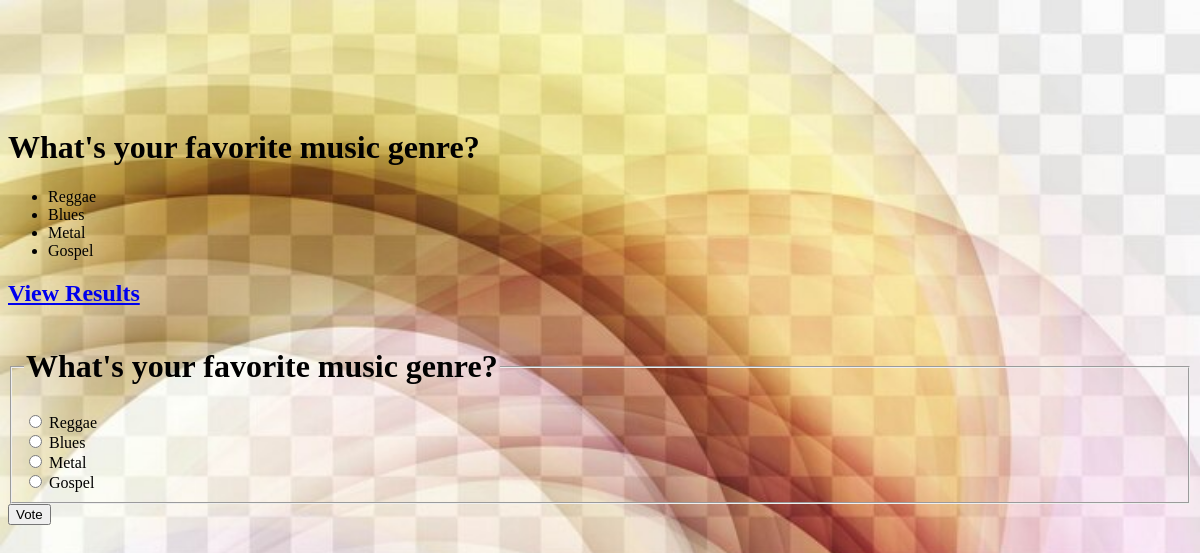
Screenshot of /myapp/1/ with the database file from the repository.
### myapp/models.py (models this page shows, shortened)
class Question(models.Model):
    question_text = models.CharField(max_length=250)
    pub_date = models.DateTimeField("date published")

class Choice(models.Model):
    question = models.ForeignKey(Question, on_delete=models.CASCADE)
    choice_text = models.CharField(max_length=250)
    votes = models.IntegerField(default=0)

### myapp/views.py (the view)
# urls.py: path("<int:pk>/", views.DetailView.as_view(), name="detail"),
class DetailView(generic.DetailView):
    model = Question
    template_name = "polls/detail.html"

### myapp/templates/polls/detail.html (shortened to what this page needs)
{% load static %}
<!DOCTYPE html>
<html lang="en">
  <head>
    <link rel="stylesheet" href="{% static 'polls/style.css' %}">
  </head>
  <body>
    <h1>{{ question.question_text }}</h1>
        <ul>
        {% for choice in question.choice_set.all %}
            <li>{{ choice.choice_text }}</li>
        {% endfor %}
        </ul>
        <a href="{% url 'myapp:results' question.id %}"><strong><h2>View Results</h2></strong></a>
        <form action="{% url 'myapp:vote' question.id %}" method="post">
            <fieldset>
                <legend><h1>{{ question.question_text }}</h1></legend>
                {% for choice in question.choice_set.all %}
                    <input type="radio" name="choice" id="choice{{ forloop.counter }}" value="{{ choice.id }}">
                    <label for="choice{{ forloop.counter }}">{{ choice.choice_text }}</label><br>
                {% endfor %}
            </fieldset>
            <input type="submit" value="Vote">
            </form>
  </body>
</html>

### myapp/static/polls/style.css (style rules this page uses)
h1 { color:black; }
body { background: white url("../images/background.jpg") 50% 0 no-repeat; height: 650px; padding: 100px 0 0 0; background-size: cover; }

### rows the page displays
Question: question_text "What's your favorite music genre?"
Choice: choice_text "Reggae"
Choice: choice_text "Blues"
Choice: choice_text "Metal"
Choice: choice_text "Gospel"
